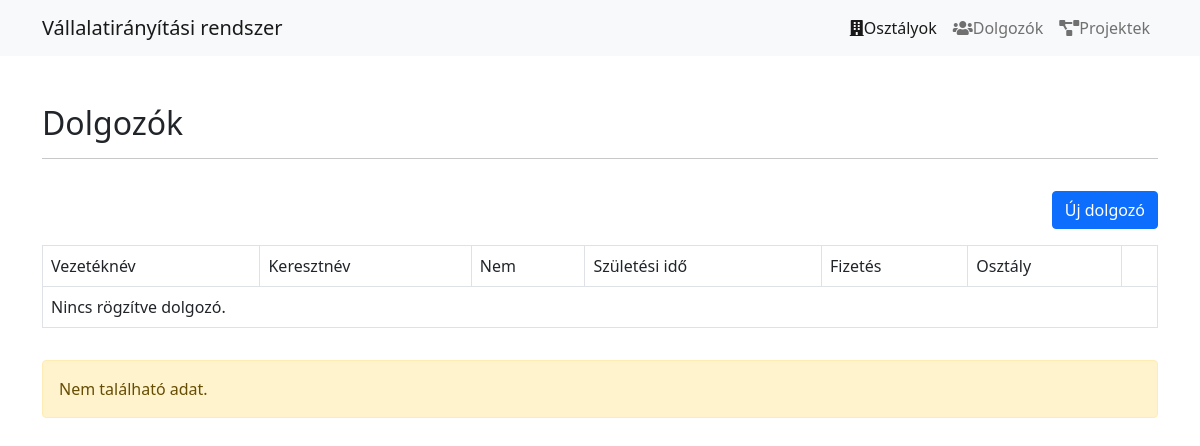
/employe.php, run on an earlier commit of the app's database.
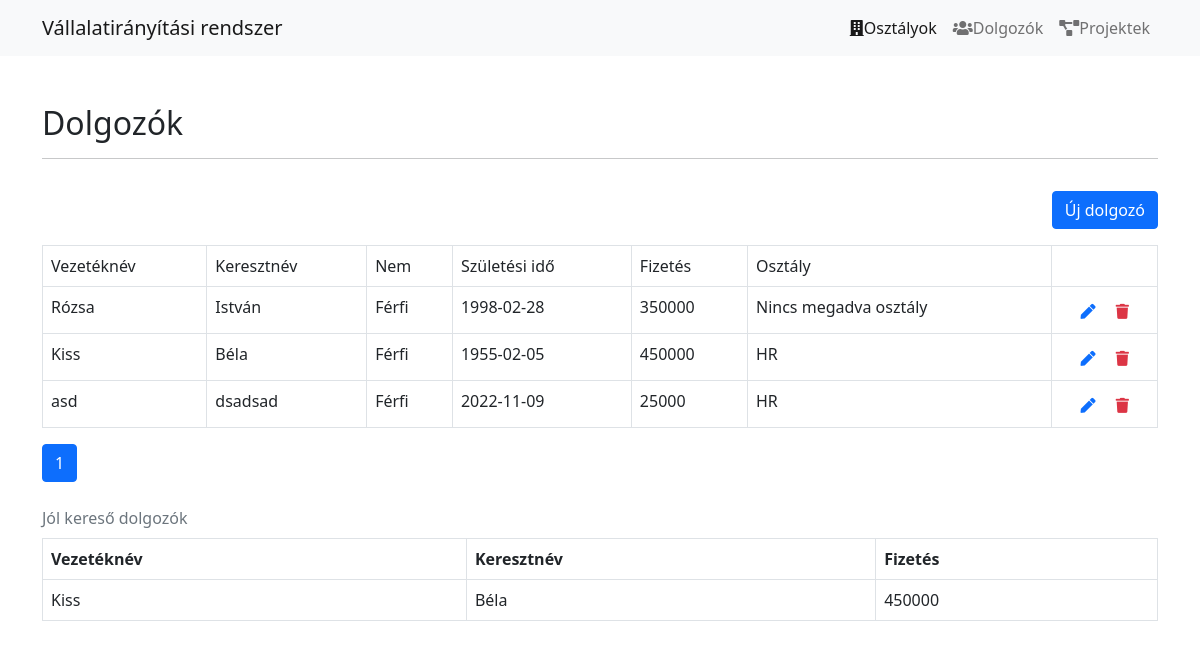
And on a later commit of the database.
### tables this page shows
CREATE TABLE `dolgozo` (
  `id` int(11) NOT NULL,
  `veznev` varchar(40) NOT NULL,
  `kernev` varchar(40) NOT NULL,
  `nem` tinyint(4) NOT NULL,
  `szulido` date NOT NULL,
  `fizetes` int(11) NOT NULL,
  `manager_in_osztaly` int(11) NOT NULL,
  `osztaly_id` int(11) NOT NULL
);

CREATE TABLE `osztaly` (
  `id` int(11) NOT NULL,
  `nev` varchar(40) NOT NULL
);

### employe.php (the view)
<?php
include('functions.php');
$pdo = pdo_connect_mysql();
$perPage = 15;
$total_row = $pdo->query('SELECT dolgozo.* FROM dolgozo')->rowCount();
$pages = ceil($total_row / $perPage);
$page = isset($_GET['page']) ? $_GET["page"] : 1;
$start = ($page - 1) * $perPage;
$query = "SELECT dolgozo.* FROM dolgozo LIMIT $start,$perPage";
$dolgozok = $pdo->query($query)->fetchAll(PDO::FETCH_ASSOC);
$legtobb_fizetes_query = $pdo->query("SELECT dolgozo.veznev, dolgozo.kernev, MAX(dolgozo.fizetes) as max_fizetes, osztaly.nev as osztaly FROM dolgozo, osztaly WHERE dolgozo.osztaly_id = osztaly.id GROUP BY osztaly.id");
$legtobb_fizetes_query->execute();
$legtobb_fizetes_result = $legtobb_fizetes_query->fetchAll(PDO::FETCH_ASSOC);
?>
<?= template_header('Dolgozók') ?>
<div class="container">
    <div class="row mt-5 mb-3">
        <div class="col-lg-12">
            <h2>Dolgozók</h2>
            <hr>
        </div>
    </div>
    <div class="row mb-3">
        <div class="col-lg-12 text-end">
            <a class="btn btn-primary" href="new_employe.php">Új dolgozó</a>
        </div>
    </div>
    <table class="table table-bordered">
        <thead>
        <tr>
            <td>Vezetéknév</td>
            <td>Keresztnév</td>
            <td>Nem</td>
            <td>Születési idő</td>
            <td>Fizetés</td>
            <td>Osztály</td>
            <td></td>
        </tr>
        </thead>
        <tbody>
        <?php if (!empty($dolgozok)): ?>
            <?php foreach ($dolgozok as $dolgozo): ?>
                <tr>
                    <td><?= $dolgozo['veznev'] ?></td>
                    <td><?= $dolgozo['kernev'] ?></td>
                    <td><?= ($dolgozo['nem'] == 0) ? "Nő" : "Férfi" ?></td>
                    <td><?= $dolgozo['szulido'] ?></td>
                    <td><?= $dolgozo['fizetes'] ?></td>
                    <td>
                        <?php
                        $stmt = $pdo->prepare("SELECT osztaly.nev FROM osztaly WHERE osztaly.id = ?");
                        $stmt->execute([$dolgozo["osztaly_id"]]);
                        $osztaly = $stmt->fetchColumn();
                        if ($osztaly) {
                            echo $osztaly;
                        } else {
                            echo "Nincs megadva osztály";
                        }
                        ?>
                    </td>
                    <td class="actions">
                        <a href="edit_employe.php?id=<?= $dolgozo['id'] ?>" class="edit"><i
                                    class="fas fa-pen fa-xs"></i></a>
                        <a href="delete.php?dolgozo_id=<?= $dolgozo['id'] ?>" class="trash text-danger"><i
                                    class="fas fa-trash fa-xs"></i></a>
                    </td>
                </tr>
            <?php endforeach; ?>
        <?php else: ?>
            <tr>
                <td colspan="9">Nincs rögzítve dolgozó.</td>
            </tr>
        <?php endif; ?>
        </tbody>
    </table>
    <ul class="pagination">
        <?php for ($i = 1; $i <= $pages; $i++): ?>
            <li class="page-item<?php echo ($i == $page) ? " active" : "" ?>"><a class="page-link"
                                                                                 href='<?php echo "?page=$i"; ?>'>
                    <?php echo $i; ?>
                </a></li>
        <?php endfor; ?>
    </ul>
    <?php if (!empty($legtobb_fizetes_result)): ?>
        <table class="table table-bordered caption-top">
            <caption>Jól kereső dolgozók</caption>
            <thead>
            <tr>
                <th>Vezetéknév</th>
                <th>Keresztnév</th>
                <th>Fizetés</th>
            </tr>
            </thead>
            <tbody>
            <?php foreach ($legtobb_fizetes_result as $row): ?>
                <tr>
                    <td><?= $row["veznev"] ?></td>
                    <td><?= $row["kernev"] ?></td>
                    <td><?= $row["max_fizetes"] ?></td>
                </tr>
            <?php endforeach; ?>
            </tbody>
        </table>
    <?php else: ?>
        <div class="alert alert-warning">Nem található adat.</div>
    <?php endif; ?>
</div>
<?= template_footer() ?>

### functions.php (shortened to what this page needs)
<?php
function template_header($title)
{
    echo <<<EOT
<!DOCTYPE html>
<html>
	<head>
		<meta charset="utf-8">
		<title>$title</title>
		<link href="style/main.css" rel="stylesheet" type="text/css">
		<link href="https://cdn.jsdelivr.net/npm/bootstrap@5.0.2/dist/css/bootstrap.min.css" rel="stylesheet">
		<link rel="stylesheet" href="https://use.fontawesome.com/releases/v5.7.1/css/all.css">
	</head>
	<body>
	<nav class="navbar navbar-expand-lg navbar-light bg-light">
  <div class="container">
    <a class="navbar-brand" href="index.php">Vállalatirányítási rendszer</a>
    <button class="navbar-toggler" type="button" data-bs-toggle="collapse" data-bs-target="#navbarNav" aria-controls="navbarNav" aria-expanded="false" aria-label="Toggle navigation">
      <span class="navbar-toggler-icon"></span>
    </button>
    <div class="collapse navbar-collapse" id="navbarNav">
      <ul class="navbar-nav ms-auto">
        <li class="nav-item">
          <a class="nav-link active" aria-current="page" href="index.php"><i class="fas fa-building"></i>Osztályok</a>
        </li>
        <li class="nav-item">
          <a class="nav-link" href="employe.php"><i class="fas fa-users"></i>Dolgozók</a>
        </li>
        <li class="nav-item">
          <a class="nav-link" href="projekt.php"><i class="fas fa-project-diagram"></i>Projektek</a>
        </li>
      </ul>
    </div>
  </div>
</nav>
EOT;
}
function template_footer()
{
    echo <<<EOT
    <script	src="https://cdnjs.cloudflare.com/ajax/libs/Chart.js/2.8.0/Chart.bundle.min.js"></script>
    <script src="js/chart.js"></script>
    <script src="js/app.js"></script>
    <script src="https://cdn.jsdelivr.net/npm/@popperjs/core@2.9.2/dist/umd/popper.min.js"></script>
<script src="https://cdn.jsdelivr.net/npm/bootstrap@5.0.2/dist/js/bootstrap.min.js"></script>
    </body>
</html>
EOT;
}

### style/main.css (style rules this page uses)
.actions .edit { margin: 0 15px 0 0; }
.actions { font-size: 20px; text-align: center; }

What changed in the data, as far as the page shows it:
added dolgozo: veznev "Rózsa", kernev "István", nem "Férfi", szulido "1998-02-28", fizetes "350000", shows "Nincs megadva osztály"
added dolgozo: veznev "Kiss", kernev "Béla", nem "Férfi", szulido "1955-02-05", fizetes "450000", osztaly.nev "HR"
added dolgozo: veznev "asd", kernev "dsadsad", nem "Férfi", szulido "2022-11-09", fizetes "25000", osztaly.nev "HR"
Also different on the page:
new list line: "1"
text no longer shown: "Nincs rögzítve dolgozó. Nem található adat."
text now shown: "Jól kereső dolgozók Vezetéknév Keresztnév Fizetés"
new list line: "Kiss Béla 450000"
